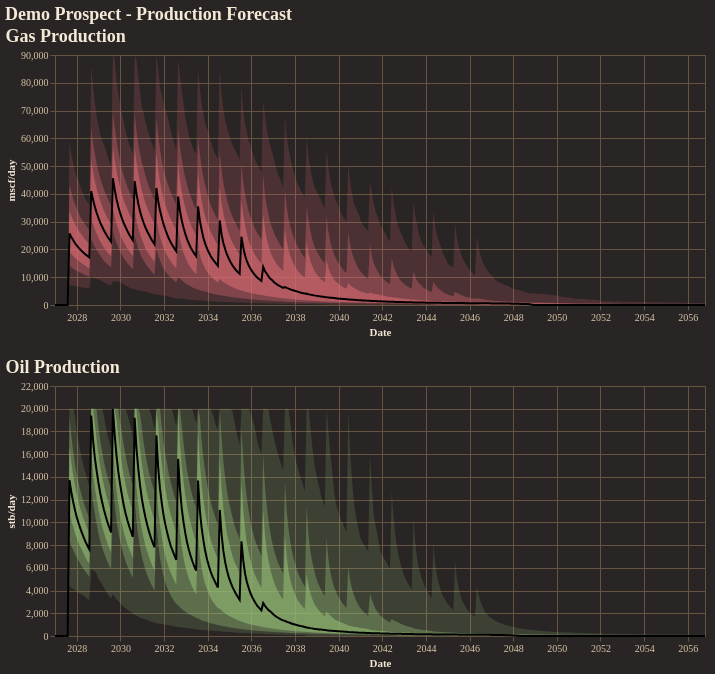

The notebook cell this image was saved under:
### Code cell
fig = reporter.plotter.combined_production_plot(
    figsize=(650, 250),
    backend=PLOTTING_BACKEND
)
fig.show()

### Figure 1 — Vega-Lite specification as saved in the notebook (floating-point values rounded to 4 significant figures; data arrays with more than 128 entries replaced by an {"elided": "..."} marker saying what was removed)
{"config": {"background": "#292524", "view": {"fill": "#292524", "stroke": "#665340"}, "title": {"color": "#f4e9d7", "font": "Merriweather", "fontSize": 18, "fontWeight": 600, "subtitleColor": "#d5c2a6", "anchor": "start"}, "axis": {"domainColor": "#665340", "gridColor": "#665340", "tickColor": "#665340", "labelColor": "#d5c2a6", "titleColor": "#f4e9d7", "labelFont": "Merriweather", "titleFont": "Merriweather"}, "legend": {"titleColor": "#f4e9d7", "labelColor": "#d5c2a6", "labelFont": "Merriweather", "titleFont": "Merriweather", "orient": "top-right", "symbolType": "circle"}, "header": {"labelColor": "#d5c2a6", "titleColor": "#f4e9d7", "labelFont": "Merriweather", "titleFont": "Merriweather"}, "mark": {"color": "#c78d3b"}, "line": {"color": "#c78d3b"}, "bar": {"color": "#c78d3b"}, "point": {"color": "#ddb06d"}, "area": {"color": "#c78d3b", "opacity": 0.35}, "text": {"color": "#f4e9d7", "font": "Merriweather"}, "range": {"category": ["#5DA5DA", "#F28E2B", "#59C36A", "#E15759", "#B07AA1", "#4ECDC4", "#FF9DA7", "#EDC948"]}}, "vconcat": [{"layer": [{"mark": {"type": "area", "color": "rgba(224, 108, 117, 1.0)", "opacity": 0.18}, "encoding": {"tooltip": [{"field": "date", "title": "Date", "type": "temporal"}, {"field": "p01", "format": ",.2f", "title": "P01", "type": "quantitative"}, {"field": "p10", "format": ",.2f", "title": "P10", "type": "quantitative"}, {"field": "p25", "format": ",.2f", "title": "P25", "type": "quantitative"}, {"field": "p50", "format": ",.2f", "title": "P50", "type": "quantitative"}, {"field": "p75", "format": ",.2f", "title": "P75", "type": "quantitative"}, {"field": "p90", "format": ",.2f", "title": "P90", "type": "quantitative"}, {"field": "p99", "format": ",.2f", "title": "P99", "type": "quantitative"}], "x": {"field": "date", "title": "Date", "type": "temporal"}, "y": {"field": "p01", "title": "mscf/day", "type": "quantitative"}, "y2": {"field": "p99"}}}, {"mark": {"type": "area", "color": "rgba(224, 108, 117, 1.0)", "opacity": 0.35}, "encoding": {"tooltip": [{"field": "date", "title": "Date", "type": "temporal"}, {"field": "p01", "format": ",.2f", "title": "P01", "type": "quantitative"}, {"field": "p10", "format": ",.2f", "title": "P10", "type": "quantitative"}, {"field": "p25", "format": ",.2f", "title": "P25", "type": "quantitative"}, {"field": "p50", "format": ",.2f", "title": "P50", "type": "quantitative"}, {"field": "p75", "format": ",.2f", "title": "P75", "type": "quantitative"}, {"field": "p90", "format": ",.2f", "title": "P90", "type": "quantitative"}, {"field": "p99", "format": ",.2f", "title": "P99", "type": "quantitative"}], "x": {"field": "date", "title": "Date", "type": "temporal"}, "y": {"field": "p10", "title": "mscf/day", "type": "quantitative"}, "y2": {"field": "p90"}}}, {"mark": {"type": "area", "color": "rgba(224, 108, 117, 1.0)", "opacity": 0.55}, "encoding": {"tooltip": [{"field": "date", "title": "Date", "type": "temporal"}, {"field": "p01", "format": ",.2f", "title": "P01", "type": "quantitative"}, {"field": "p10", "format": ",.2f", "title": "P10", "type": "quantitative"}, {"field": "p25", "format": ",.2f", "title": "P25", "type": "quantitative"}, {"field": "p50", "format": ",.2f", "title": "P50", "type": "quantitative"}, {"field": "p75", "format": ",.2f", "title": "P75", "type": "quantitative"}, {"field": "p90", "format": ",.2f", "title": "P90", "type": "quantitative"}, {"field": "p99", "format": ",.2f", "title": "P99", "type": "quantitative"}], "x": {"field": "date", "title": "Date", "type": "temporal"}, "y": {"field": "p25", "title": "mscf/day", "type": "quantitative"}, "y2": {"field": "p75"}}}, {"mark": {"type": "line", "color": "black", "strokeWidth": 2}, "encoding": {"tooltip": [{"field": "date", "title": "Date", "type": "temporal"}, {"field": "p01", "format": ",.2f", "title": "P01", "type": "quantitative"}, {"field": "p10", "format": ",.2f", "title": "P10", "type": "quantitative"}, {"field": "p25", "format": ",.2f", "title": "P25", "type": "quantitative"}, {"field": "p50", "format": ",.2f", "title": "P50", "type": "quantitative"}, {"field": "p75", "format": ",.2f", "title": "P75", "type": "quantitative"}, {"field": "p90", "format": ",.2f", "title": "P90", "type": "quantitative"}, {"field": "p99", "format": ",.2f", "title": "P99", "type": "quantitative"}], "x": {"field": "date", "title": "Date", "type": "temporal"}, "y": {"field": "p50", "title": "mscf/day", "type": "quantitative"}}}], "data": {"name": "data-8c3e2f0c1a1eb2e3e6675df2e58ed765"}, "height": 250, "title": "Gas Production", "width": 650}, {"layer": [{"mark": {"type": "area", "color": "rgba(152, 195, 121, 1.0)", "opacity": 0.18}, "encoding": {"tooltip": [{"field": "date", "title": "Date", "type": "temporal"}, {"field": "p01", "format": ",.2f", "title": "P01", "type": "quantitative"}, {"field": "p10", "format": ",.2f", "title": "P10", "type": "quantitative"}, {"field": "p25", "format": ",.2f", "title": "P25", "type": "quantitative"}, {"field": "p50", "format": ",.2f", "title": "P50", "type": "quantitative"}, {"field": "p75", "format": ",.2f", "title": "P75", "type": "quantitative"}, {"field": "p90", "format": ",.2f", "title": "P90", "type": "quantitative"}, {"field": "p99", "format": ",.2f", "title": "P99", "type": "quantitative"}], "x": {"field": "date", "title": "Date", "type": "temporal"}, "y": {"field": "p01", "title": "stb/day", "type": "quantitative"}, "y2": {"field": "p99"}}}, {"mark": {"type": "area", "color": "rgba(152, 195, 121, 1.0)", "opacity": 0.35}, "encoding": {"tooltip": [{"field": "date", "title": "Date", "type": "temporal"}, {"field": "p01", "format": ",.2f", "title": "P01", "type": "quantitative"}, {"field": "p10", "format": ",.2f", "title": "P10", "type": "quantitative"}, {"field": "p25", "format": ",.2f", "title": "P25", "type": "quantitative"}, {"field": "p50", "format": ",.2f", "title": "P50", "type": "quantitative"}, {"field": "p75", "format": ",.2f", "title": "P75", "type": "quantitative"}, {"field": "p90", "format": ",.2f", "title": "P90", "type": "quantitative"}, {"field": "p99", "format": ",.2f", "title": "P99", "type": "quantitative"}], "x": {"field": "date", "title": "Date", "type": "temporal"}, "y": {"field": "p10", "title": "stb/day", "type": "quantitative"}, "y2": {"field": "p90"}}}, {"mark": {"type": "area", "color": "rgba(152, 195, 121, 1.0)", "opacity": 0.55}, "encoding": {"tooltip": [{"field": "date", "title": "Date", "type": "temporal"}, {"field": "p01", "format": ",.2f", "title": "P01", "type": "quantitative"}, {"field": "p10", "format": ",.2f", "title": "P10", "type": "quantitative"}, {"field": "p25", "format": ",.2f", "title": "P25", "type": "quantitative"}, {"field": "p50", "format": ",.2f", "title": "P50", "type": "quantitative"}, {"field": "p75", "format": ",.2f", "title": "P75", "type": "quantitative"}, {"field": "p90", "format": ",.2f", "title": "P90", "type": "quantitative"}, {"field": "p99", "format": ",.2f", "title": "P99", "type": "quantitative"}], "x": {"field": "date", "title": "Date", "type": "temporal"}, "y": {"field": "p25", "title": "stb/day", "type": "quantitative"}, "y2": {"field": "p75"}}}, {"mark": {"type": "line", "color": "black", "strokeWidth": 2}, "encoding": {"tooltip": [{"field": "date", "title": "Date", "type": "temporal"}, {"field": "p01", "format": ",.2f", "title": "P01", "type": "quantitative"}, {"field": "p10", "format": ",.2f", "title": "P10", "type": "quantitative"}, {"field": "p25", "format": ",.2f", "title": "P25", "type": "quantitative"}, {"field": "p50", "format": ",.2f", "title": "P50", "type": "quantitative"}, {"field": "p75", "format": ",.2f", "title": "P75", "type": "quantitative"}, {"field": "p90", "format": ",.2f", "title": "P90", "type": "quantitative"}, {"field": "p99", "format": ",.2f", "title": "P99", "type": "quantitative"}], "x": {"field": "date", "title": "Date", "type": "temporal"}, "y": {"field": "p50", "title": "stb/day", "type": "quantitative"}}}], "data": {"name": "data-c338829c0ef8f06cf893ec76af399f07"}, "height": 250, "title": "Oil Production", "width": 650}], "title": "Demo Prospect - Production Forecast", "$schema": "https://vega.github.io/schema/vega-lite/v5.20.1.json", "datasets": {"data-8c3e2f0c1a1eb2e3e6675df2e58ed765": {"elided": "360 records"}, "data-c338829c0ef8f06cf893ec76af399f07": {"elided": "360 records"}}}
